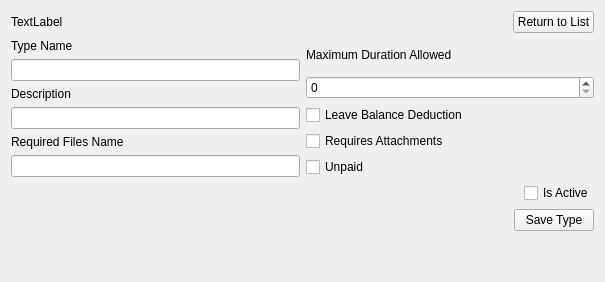
<?xml version="1.0" encoding="UTF-8"?>
<ui version="4.0">
 <class>AvailableTypeForm</class>
 <widget class="QWidget" name="AvailableTypeForm">
  <property name="geometry">
   <rect>
    <x>0</x>
    <y>0</y>
    <width>605</width>
    <height>282</height>
   </rect>
  </property>
  <property name="windowTitle">
   <string>Form</string>
  </property>
  <layout class="QVBoxLayout" name="verticalLayout_2">
   <item>
    <layout class="QHBoxLayout" name="horizontalLayout">
     <item>
      <widget class="QLabel" name="lblTitle">
       <property name="text">
        <string>TextLabel</string>
       </property>
      </widget>
     </item>
     <item>
      <spacer name="horizontalSpacer">
       <property name="orientation">
        <enum>Qt::Horizontal</enum>
       </property>
       <property name="sizeHint" stdset="0">
        <size>
         <width>40</width>
         <height>20</height>
        </size>
       </property>
      </spacer>
     </item>
     <item>
      <widget class="QPushButton" name="btnReturn">
       <property name="text">
        <string>Return to List</string>
       </property>
      </widget>
     </item>
    </layout>
   </item>
   <item>
    <layout class="QHBoxLayout" name="horizontalLayout_3">
     <item>
      <layout class="QVBoxLayout" name="verticalLayout_3">
       <item>
        <widget class="QLabel" name="label">
         <property name="text">
          <string>Type Name</string>
         </property>
        </widget>
       </item>
       <item>
        <widget class="QLineEdit" name="txtName">
         <property name="sizePolicy">
          <sizepolicy hsizetype="Minimum" vsizetype="Fixed">
           <horstretch>0</horstretch>
           <verstretch>0</verstretch>
          </sizepolicy>
         </property>
        </widget>
       </item>
       <item>
        <widget class="QLabel" name="label_4">
         <property name="text">
          <string>Description</string>
         </property>
        </widget>
       </item>
       <item>
        <widget class="QLineEdit" name="txtDescription">
         <property name="sizePolicy">
          <sizepolicy hsizetype="Minimum" vsizetype="Fixed">
           <horstretch>0</horstretch>
           <verstretch>0</verstretch>
          </sizepolicy>
         </property>
        </widget>
       </item>
       <item>
        <widget class="QLabel" name="label_3">
         <property name="text">
          <string>Required Files Name</string>
         </property>
        </widget>
       </item>
       <item>
        <widget class="QLineEdit" name="txtFileDescription">
         <property name="sizePolicy">
          <sizepolicy hsizetype="Minimum" vsizetype="Fixed">
           <horstretch>0</horstretch>
           <verstretch>0</verstretch>
          </sizepolicy>
         </property>
        </widget>
       </item>
      </layout>
     </item>
     <item>
      <layout class="QVBoxLayout" name="verticalLayout">
       <item>
        <widget class="QLabel" name="label_2">
         <property name="text">
          <string>Maximum Duration Allowed</string>
         </property>
        </widget>
       </item>
       <item>
        <widget class="QSpinBox" name="spMaxDuration"/>
       </item>
       <item>
        <widget class="QCheckBox" name="cbxLeaveToll">
         <property name="text">
          <string>Leave Balance Deduction</string>
         </property>
        </widget>
       </item>
       <item>
        <widget class="QCheckBox" name="cbxRequireFile">
         <property name="text">
          <string>Requires Attachments</string>
         </property>
        </widget>
       </item>
       <item>
        <widget class="QCheckBox" name="cbxUnpaid">
         <property name="text">
          <string>Unpaid</string>
         </property>
        </widget>
       </item>
      </layout>
     </item>
    </layout>
   </item>
   <item>
    <layout class="QHBoxLayout" name="horizontalLayout_4">
     <item>
      <spacer name="horizontalSpacer_3">
       <property name="orientation">
        <enum>Qt::Horizontal</enum>
       </property>
       <property name="sizeHint" stdset="0">
        <size>
         <width>40</width>
         <height>20</height>
        </size>
       </property>
      </spacer>
     </item>
     <item>
      <widget class="QCheckBox" name="cbxActive">
       <property name="text">
        <string>Is Active</string>
       </property>
      </widget>
     </item>
    </layout>
   </item>
   <item>
    <layout class="QHBoxLayout" name="horizontalLayout_2">
     <item>
      <spacer name="horizontalSpacer_2">
       <property name="orientation">
        <enum>Qt::Horizontal</enum>
       </property>
       <property name="sizeHint" stdset="0">
        <size>
         <width>40</width>
         <height>20</height>
        </size>
       </property>
      </spacer>
     </item>
     <item>
      <widget class="QPushButton" name="btnSave">
       <property name="text">
        <string>Save Type</string>
       </property>
      </widget>
     </item>
    </layout>
   </item>
   <item>
    <spacer name="verticalSpacer">
     <property name="orientation">
      <enum>Qt::Vertical</enum>
     </property>
     <property name="sizeHint" stdset="0">
      <size>
       <width>20</width>
       <height>40</height>
      </size>
     </property>
    </spacer>
   </item>
  </layout>
 </widget>
 <resources/>
 <connections/>
</ui>
